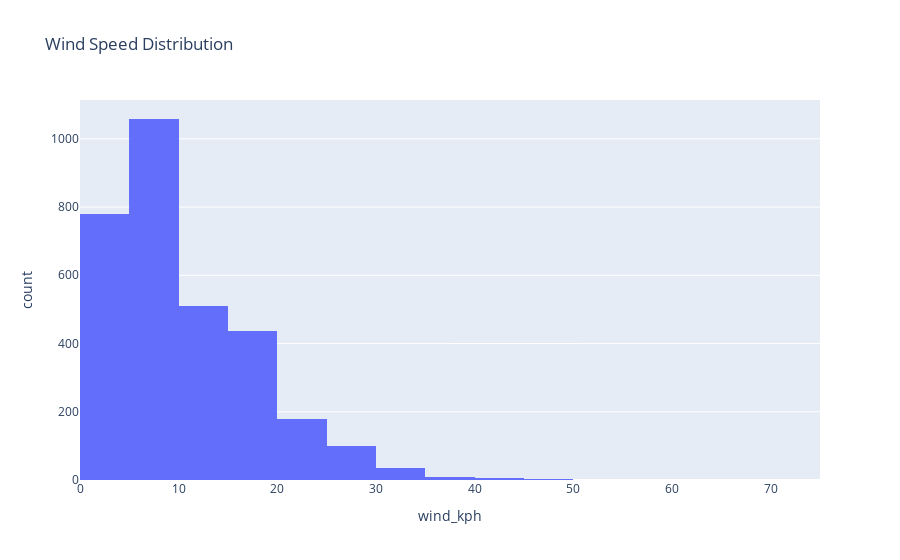

Notebook code for this chart:
### Code cell
fig = px.histogram(
    df,
    x="wind_kph",
    nbins=30,
    title="Wind Speed Distribution"
)
fig.show()

### Figure 1 — Plotly figure (JSON) as saved in the notebook; plotly's stock layout.template omitted (floating-point values rounded to 4 significant figures; data arrays with more than 128 entries replaced by an {"elided": "..."} marker saying what was removed)
{"data": [{"bingroup": "x", "hovertemplate": "wind_kph=%{x}<br>count=%{y}<extra></extra>", "legendgroup": "", "marker": {"color": "#636efa", "pattern": {"shape": ""}}, "name": "", "nbinsx": 30, "orientation": "v", "showlegend": false, "type": "histogram", "x": {"elided": "3119 float values"}, "xaxis": "x", "yaxis": "y"}], "layout": {"barmode": "relative", "legend": {"tracegroupgap": 0}, "title": {"text": "Wind Speed Distribution"}, "xaxis": {"anchor": "y", "domain": [0, 1], "title": {"text": "wind_kph"}}, "yaxis": {"anchor": "x", "domain": [0, 1], "title": {"text": "count"}}}}
